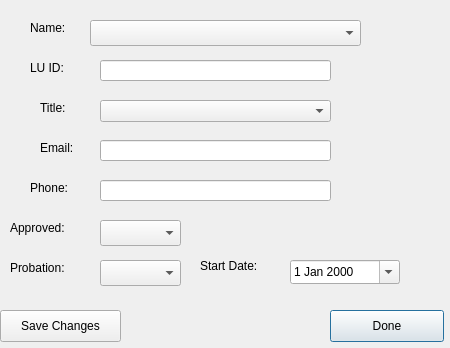
<?xml version="1.0" encoding="UTF-8"?>
<ui version="4.0">
 <class>EditEmployeeInfo</class>
 <widget class="QDialog" name="EditEmployeeInfo">
  <property name="geometry">
   <rect>
    <x>0</x>
    <y>0</y>
    <width>450</width>
    <height>348</height>
   </rect>
  </property>
  <property name="windowTitle">
   <string>Edit Employee Info</string>
  </property>
  <widget class="QLabel" name="label">
   <property name="geometry">
    <rect>
     <x>30</x>
     <y>60</y>
     <width>62</width>
     <height>16</height>
    </rect>
   </property>
   <property name="text">
    <string>LU ID:</string>
   </property>
  </widget>
  <widget class="QLabel" name="label_2">
   <property name="geometry">
    <rect>
     <x>30</x>
     <y>20</y>
     <width>62</width>
     <height>16</height>
    </rect>
   </property>
   <property name="text">
    <string>Name:</string>
   </property>
  </widget>
  <widget class="QLabel" name="label_3">
   <property name="geometry">
    <rect>
     <x>40</x>
     <y>100</y>
     <width>41</width>
     <height>16</height>
    </rect>
   </property>
   <property name="text">
    <string>Title:</string>
   </property>
  </widget>
  <widget class="QLabel" name="label_4">
   <property name="geometry">
    <rect>
     <x>40</x>
     <y>140</y>
     <width>51</width>
     <height>16</height>
    </rect>
   </property>
   <property name="text">
    <string>Email:</string>
   </property>
  </widget>
  <widget class="QLabel" name="label_5">
   <property name="geometry">
    <rect>
     <x>30</x>
     <y>180</y>
     <width>62</width>
     <height>16</height>
    </rect>
   </property>
   <property name="text">
    <string>Phone:</string>
   </property>
  </widget>
  <widget class="QLabel" name="label_6">
   <property name="geometry">
    <rect>
     <x>10</x>
     <y>220</y>
     <width>71</width>
     <height>16</height>
    </rect>
   </property>
   <property name="text">
    <string>Approved:</string>
   </property>
  </widget>
  <widget class="QComboBox" name="nameComboBox">
   <property name="geometry">
    <rect>
     <x>90</x>
     <y>20</y>
     <width>271</width>
     <height>26</height>
    </rect>
   </property>
  </widget>
  <widget class="QLineEdit" name="luidTextField">
   <property name="geometry">
    <rect>
     <x>100</x>
     <y>60</y>
     <width>231</width>
     <height>21</height>
    </rect>
   </property>
  </widget>
  <widget class="QLineEdit" name="emailTextField">
   <property name="geometry">
    <rect>
     <x>100</x>
     <y>140</y>
     <width>231</width>
     <height>21</height>
    </rect>
   </property>
  </widget>
  <widget class="QLineEdit" name="phoneTextField">
   <property name="geometry">
    <rect>
     <x>100</x>
     <y>180</y>
     <width>231</width>
     <height>21</height>
    </rect>
   </property>
  </widget>
  <widget class="QComboBox" name="approvedComboBox">
   <property name="geometry">
    <rect>
     <x>100</x>
     <y>220</y>
     <width>81</width>
     <height>26</height>
    </rect>
   </property>
  </widget>
  <widget class="QPushButton" name="pushButton">
   <property name="geometry">
    <rect>
     <x>0</x>
     <y>310</y>
     <width>121</width>
     <height>32</height>
    </rect>
   </property>
   <property name="text">
    <string>Save Changes</string>
   </property>
   <property name="autoDefault">
    <bool>false</bool>
   </property>
  </widget>
  <widget class="QPushButton" name="pushButton_2">
   <property name="geometry">
    <rect>
     <x>330</x>
     <y>310</y>
     <width>114</width>
     <height>32</height>
    </rect>
   </property>
   <property name="text">
    <string>Done</string>
   </property>
   <property name="autoDefault">
    <bool>true</bool>
   </property>
  </widget>
  <widget class="QLabel" name="label_7">
   <property name="geometry">
    <rect>
     <x>10</x>
     <y>260</y>
     <width>71</width>
     <height>16</height>
    </rect>
   </property>
   <property name="text">
    <string>Probation:</string>
   </property>
  </widget>
  <widget class="QComboBox" name="probationComboBox">
   <property name="geometry">
    <rect>
     <x>100</x>
     <y>260</y>
     <width>81</width>
     <height>26</height>
    </rect>
   </property>
  </widget>
  <widget class="QLabel" name="label_8">
   <property name="geometry">
    <rect>
     <x>200</x>
     <y>250</y>
     <width>71</width>
     <height>31</height>
    </rect>
   </property>
   <property name="text">
    <string>Start Date:</string>
   </property>
  </widget>
  <widget class="QDateEdit" name="probationStartDate">
   <property name="geometry">
    <rect>
     <x>290</x>
     <y>260</y>
     <width>110</width>
     <height>24</height>
    </rect>
   </property>
   <property name="calendarPopup">
    <bool>true</bool>
   </property>
  </widget>
  <widget class="QComboBox" name="titleComboBaucks">
   <property name="geometry">
    <rect>
     <x>100</x>
     <y>100</y>
     <width>231</width>
     <height>22</height>
    </rect>
   </property>
  </widget>
 </widget>
 <resources/>
 <connections/>
</ui>
